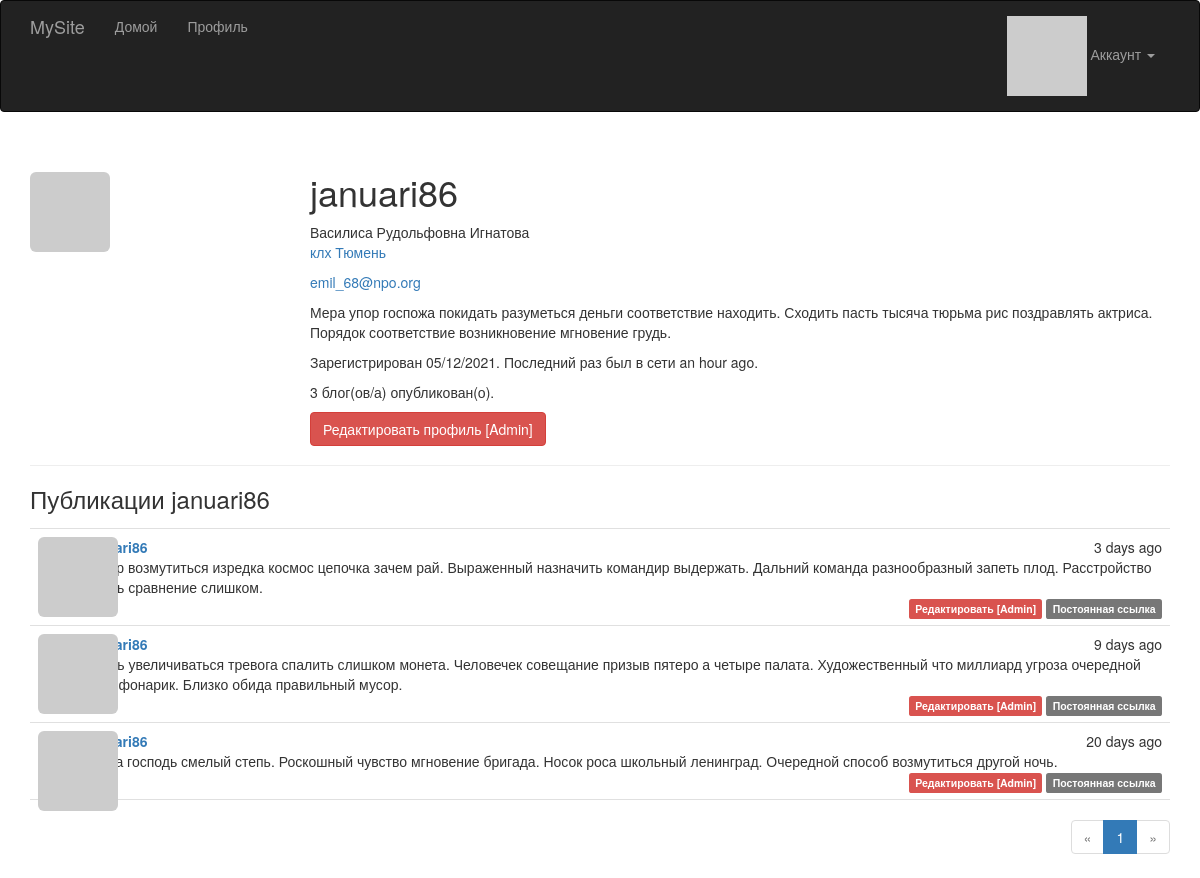
Page /user/januari86 (signed in) on the committed database.
### app/models.py (models this page shows, shortened)
class User(UserMixin, db.Model):
    __tablename__ = 'users'
    id = db.Column(db.Integer, primary_key=True)
    email = db.Column(db.String(64), unique=True, index=True)
    username = db.Column(db.String(64), unique=True, index=True)
    role_id = db.Column(db.Integer, db.ForeignKey('roles.id'))
    password_hash = db.Column(db.String(128))
    confirmed = db.Column(db.Boolean, default=False)
    name = db.Column(db.String(64))
    location = db.Column(db.String(64))
    about_me = db.Column(db.Text())
    member_since = db.Column(db.DateTime(), default=datetime.utcnow)
    last_seen = db.Column(db.DateTime(), default=datetime.utcnow)
    avatar_hash = db.Column(db.String(32))
    posts = db.relationship('Post', backref='author', lazy='dynamic')
    @property
    def password(self):
        raise AttributeError('password is not a readable attribute')
    def can(self, perm):
        return self.role is not None and self.role.has_permission(perm)
    def is_administrator(self):
        return self.can(Permission.ADMIN)
    def ping(self):
        self.last_seen = datetime.utcnow()
        db.session.add(self)
    def gravatar(self, size=100, default='identicon', rating='g'):
        url = 'https://secure.gravatar.com/avatar'
        hash = self.avatar_hash or self.gravatar_hash()
        return '{url}/{hash}?s={size}&d={default}&r={rating}'.format(
            url=url, hash=hash, size=size, default=default, rating=rating)

class Post(db.Model):
    __tablename__ = 'posts'
    id = db.Column(db.Integer, primary_key=True)
    body = db.Column(db.Text)
    body_html = db.Column(db.Text)
    timestamp = db.Column(db.DateTime, index=True, default=datetime.utcnow)
    author_id = db.Column(db.Integer, db.ForeignKey('users.id'))

### app/main/views.py (the view)
@main.route('/user/<username>')
def user(username):
    user = User.query.filter_by(username=username).first_or_404()
    page = request.args.get('page', 1, type=int)
    pagination = user.posts.order_by(Post.timestamp.desc()).paginate(
        page, per_page=current_app.config['FLASKY_POSTS_PER_PAGE'],
        error_out=False)
    posts = pagination.items
    return render_template('user.html', user=user, posts=posts,
                           pagination=pagination)

### app/auth/views.py (called while the page is built)
@auth.before_app_request
def before_request():
    if current_user.is_authenticated:
        current_user.ping()
        if not current_user.confirmed \
                and request.endpoint \
                and request.blueprint != 'auth' \
                and request.endpoint != 'static':
            return redirect(url_for('auth.unconfirmed'))

### app/main/__init__.py (called while the page is built)
@main.app_context_processor
def inject_permissions():
    return dict(Permission=Permission)

### app/models.py (called while the page is built)
@login_manager.user_loader
def load_user(user_id):
    return User.query.get(int(user_id))

    def has_permission(self, perm):
        return self.permissions & perm == perm

### app/templates/user.html (shortened to what this page needs)
{% extends "base.html" %}
{% import "_macros.html" as macros %}
{% block page_content %}
<div class="page-header">
     <img class="img-rounded profile-thumbnail" src="{{ user.gravatar(size=256) }}">
    <div class="profile-header">
        <h1>{{ user.username }}</h1>
        {% if user.name or user.location %}
        <p>
            {% if user.name %}{{ user.name }}<br>{% endif %}
            {% if user.location %}
                <a href="http://maps.google.com/?q={{ user.location }}">{{ user.location }}</a><br>
            {% endif %}
        </p>
        {% endif %}
        {% if current_user.is_administrator() %}
        <p><a href="mailto:{{ user.email }}">{{ user.email }}</a></p>
        {% endif %}
         {% if user.about_me %}<p>{{ user.about_me }}</p>{% endif %}
        <p>Зарегистрирован {{ moment(user.member_since).format('L') }}. Последний раз был в сети {{ moment(user.last_seen).fromNow() }}.</p>
        <p>{{ user.posts.count() }} блог(ов/а) опубликован(о).</p>
        <p>
            {% if current_user.is_administrator() %}
            <a class="btn btn-danger" href="{{ url_for('.edit_profile_admin', id=user.id) }}">Редактировать профиль [Admin]</a>
            {% endif %}
        </p>
    </div>
</div>
<h3>Публикации {{ user.username }}</h3>
{% include '_posts.html' %}
{% if pagination %}
<div class="pagination">
    {{ macros.pagination_widget(pagination, '.user', username=user.username) }}
</div>
{% endif %}
{% endblock %}

### app/templates/_posts.html
<ul class="posts">
    {% for post in posts %}
    <li class="post">
        <div class="post-thumbnail">
            <a href="{{ url_for('.user', username=post.author.username) }}">
                <img class="img-rounded profile-thumbnail" src="{{ post.author.gravatar(size=40) }}">
            </a>
        </div>
        <div class="post-content">
            <div class="post-date">{{ moment(post.timestamp).fromNow() }}</div>
            <div class="post-author"><a href="{{ url_for('.user', username=post.author.username) }}">{{ post.author.username }}</a></div>
            <div class="post-body">
                {% if post.body_html %}
                    {{ post.body_html | safe }}
                {% else %}
                    {{ post.body }}
                {% endif %}
            </div>
            <div class="post-footer">
                {% if current_user == post.author %}
                <a href="{{ url_for('.edit', id=post.id) }}">
                    <span class="label label-primary">Редактировать</span>
                </a>
                {% elif current_user.is_administrator() %}
                <a href="{{ url_for('.edit', id=post.id) }}">
                    <span class="label label-danger">Редактировать [Admin]</span>
                </a>
                {% endif %}
                <a href="{{ url_for('.post', id=post.id) }}">
                    <span class="label label-default">Постоянная ссылка</span>
                </a>
            </div>
        </div>
    </li>
    {% endfor %}
</ul>

### app/static/styles.css (style rules this page uses)
.profile-thumbnail { position: absolute; }
.profile-header { min-height: 260px; margin-left: 280px; }
ul.posts { list-style-type: none; padding: 0px; margin: 16px 0px 0px 0px; border-top: 1px solid #e0e0e0; }
ul.posts li.post { padding: 8px; border-bottom: 1px solid #e0e0e0; }
div.post-date { float: right; }
div.post-author { font-weight: bold; }
div.post-thumbnail { position: absolute; }
div.post-content { margin-left: 48px; min-height: 48px; }
div.post-footer { text-align: right; }
div.pagination { width: 100%; text-align: right; padding: 0px; margin: 0px; }

### rows in the picture
User: username "januari86", name "Василиса Рудольфовна Игнатова", location "клх Тюмень", email "emil_68@npo.org", about_me "Мера упор госпожа покидать разуметься деньги соответствие находить. Сходить пасть тысяча тюрьма рис поздравлять актриса. Порядок соответствие возникновение мгновение грудь.", member_since "05/12/2021", last_seen "an hour ago"
Post: timestamp "3 days ago", body "Товар возмутиться изредка космос цепочка зачем рай. Выраженный назначить командир выдержать. Дальний команда разнообразный запеть плод. Расстройство бровь сравнение слишком."
Post: timestamp "9 days ago", body "Пасть увеличиваться тревога спалить слишком монета. Человечек совещание призыв пятеро а четыре палата. Художественный что миллиард угроза очередной труп фонарик. Близко обида правильный мусор."
Post: timestamp "20 days ago", body "Пища господь смелый степь. Роскошный чувство мгновение бригада. Носок роса школьный ленинград. Очередной способ возмутиться другой ночь."

### other values in the picture
{{ user.posts.count() }} "3"
{{ p }} "1"
